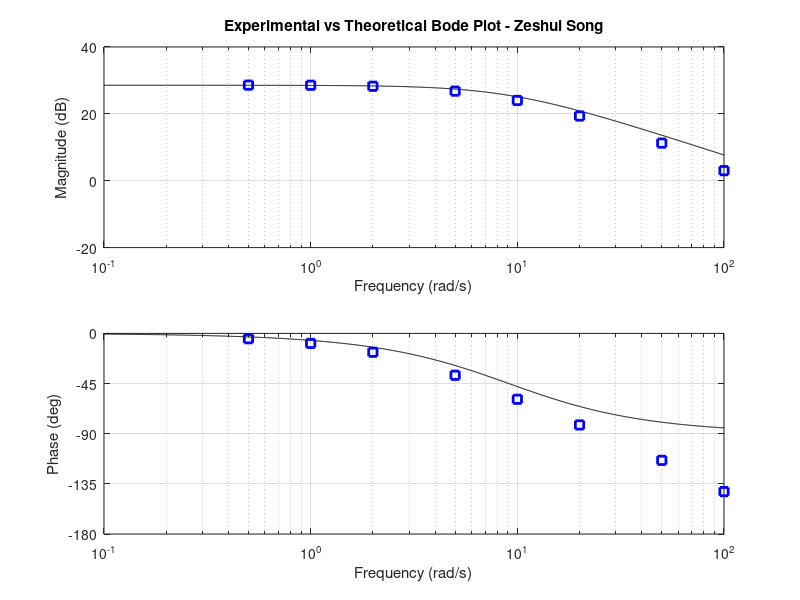

Recreate this plot in MATLAB.
% Zeshui Song
% updated values from experimental results:
K = 26.77;
tau = 0.11;
sys = tf(K, [tau 1]);
[sysmag, sysphase, w] = bode(sys);

sysmag = mag2db(squeeze(sysmag));
sysphase = squeeze(sysphase);

figure;
bode(sys);
grid on;

% Experimental Data
input_freqs = [0.5 1 2 5 10 20 50 100];

magpoints = [28.591 28.556 28.261 26.795 ...
             24.004 19.350 11.250 3.014];

phasepoints = -[4.757 8.978 16.909 37.572 ...
                59.095 82.158 113.918 141.962];
%Note: Matlab bode function reports phase lag as negative

% Question 6: Experimental vs Theoretical Bode Plot

subplot(2,1,1)
semilogx(w,sysmag,'k',input_freqs,magpoints,'bs','linewidth',2);
xlabel('Frequency (rad/s)'); ylabel('Magnitude (dB)')
ylim([-20,40]);
yticks(-20:20:40);
grid on;
title('Experimental vs Theoretical Bode Plot - Zeshui Song');

subplot(2,1,2)
semilogx(w,sysphase,'k-',input_freqs,phasepoints,'bs','linewidth',2);
xlabel('Frequency (rad/s)'); ylabel('Phase (deg)')
ylim([-180,0]);
yticks(-180:45:45);
grid on;
